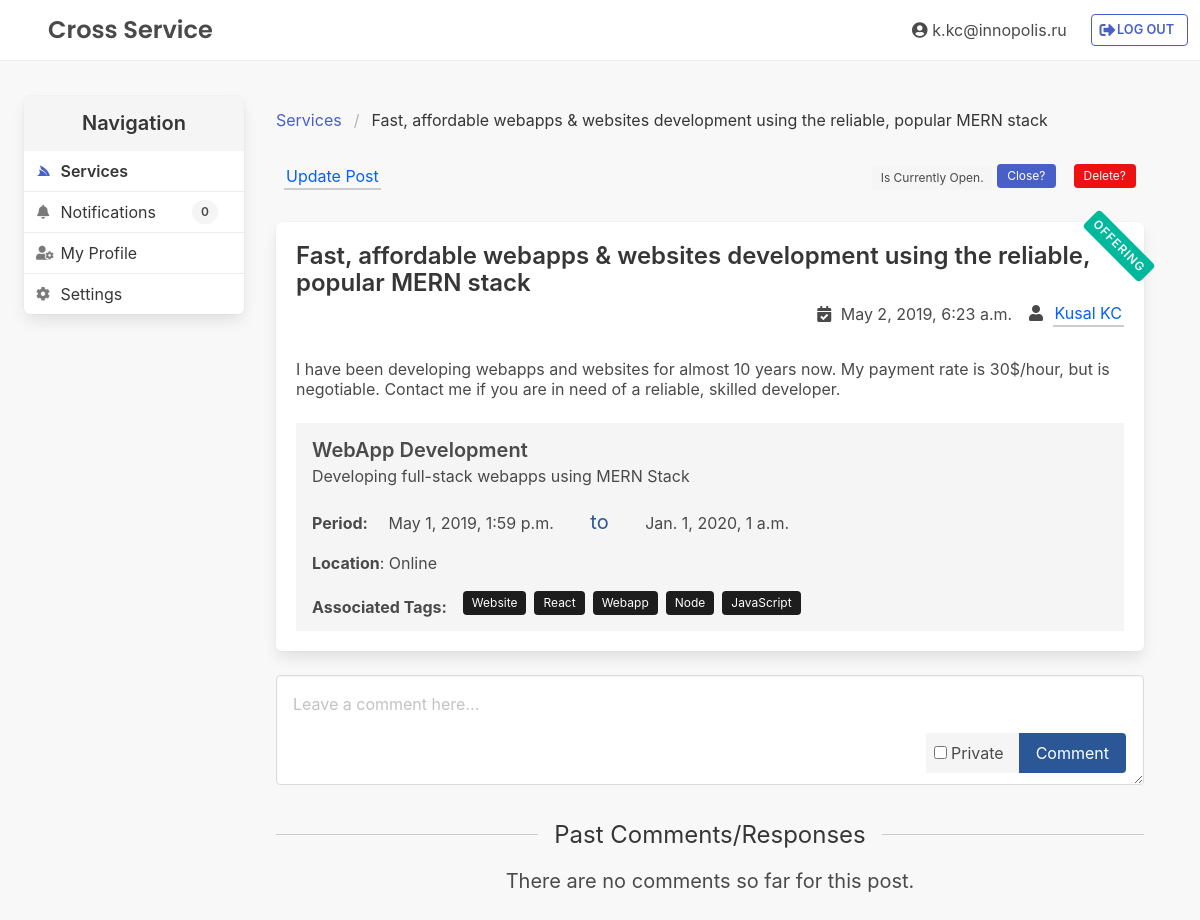
Page /service/detail/4 (signed in) on the committed database.
### service/models.py (models this page shows, shortened)
class ServicePost(models.Model):
    class Meta:
        app_label = "service"
    """Service model"""
    title = models.CharField(max_length=80, blank=False, help_text='Enter service title.')
    description = models.CharField(max_length=1024, blank=False, help_text='Enter description for the service.')
    is_request_post = models.BooleanField(default=True)
    owner = models.ForeignKey(settings.AUTH_USER_MODEL, on_delete=models.SET_NULL, null=True)
    created_datetime = models.DateTimeField(editable=False)
    modified_datetime = models.DateTimeField(blank=True, null=True)
    closed_datetime = models.DateTimeField(blank=True, null=True)
    ''' USAGE in views.py:
    from django.utils import timezone
    created_d = timezone.now()
    '''
    service = models.OneToOneField('Service', on_delete=models.SET_NULL, null=True)
    def get_absolute_url(self):
        return reverse('service:detail', args=[str(self.id)])

class Service(models.Model):
    class Meta:
        app_label = 'service'
    name = models.CharField(max_length=120, blank="False")
    info = models.CharField(max_length=300, blank=True)
    start_datetime = models.DateTimeField(blank=True, null=True)
    end_datetime = models.DateTimeField(blank=True, null=True)
    location = models.CharField(max_length=50, blank=True)
    tags = models.ManyToManyField('Tag', help_text='Choose a tag.')

class Tag(models.Model):
    class Meta:
        app_label = 'service'
    label = models.CharField(unique=True, max_length=60, blank=False, help_text='Enter tag label.')
    def __str__(self):
        return self.label

### service/views.py (the view)
# urls.py: path('detail/<int:post_id>', views.detail, name='detail'),
@login_required
def detail(request, post_id):
    try:
        post = ServicePost.objects.get(pk=post_id)
        comments = ServicePostComment.objects.filter(post=post).order_by('-created_datetime')
    except ServicePost.DoesNotExist:
        raise Http404('Post does not exist')
    return render(request, 'service/details.html', {
        'navigation': 'service',
        'post': post,
        'comments': comments,
        'unread_notifications_count': Notification.objects.filter(is_read=False,owner=request.user).count()
    })

### templates/service/details.html (shortened to what this page needs)
{% extends "../base_generic.html" %}
{% block page-content %}
    {% load static %}
    <nav class="breadcrumb" aria-label="breadcrumbs">
        <ul>
            <li>
                <a href="{% url 'service:explore' %}">
                    <span>Services</span>
                </a>
            </li>
            <li class="is-active" style="">
                <a style="" href="{{ post.get_absolute_url }}">
                    <span>{{ post.title }}</span>
                </a>
            </li>
        </ul>
    </nav>
    {% if user == post.owner %}
    <div class="columns p-sm">
        <div class="column">
            <a class="is-link" href="{% url 'service:update' post.id %}">Update Post</a>
        </div>
        <div class="column has-addons has-text-right">
            {% if post.closed_datetime is None %}
            <span class="tag has-textweight-bold">Is Currently Open.</span>
            <a class="tag button is-link" href="{% url 'service:close' post.id %}">
                Close?
            </a>
            {% endif %}
            <span class="button tag is-danger">Delete?</span>
        </div>
    </div>
    {% endif %}
    <div class="box" style="position: relative;">
        <div class="title is-4" style="max-height:35px;">
            {{ post.title }}
        </div>
        <div class="has-text-white tag has-text-centered has-text-weight-semibold" style="position: absolute; top: 12px; right: -15px; transform: rotate(45deg); background-color: {% if post.is_request_post %}#2366d1{% else %}#00b89c{% endif %}; width: 80px; letter-spacing:1px;" title="Whether the service is being requested or offered!">
            {% if post.is_request_post %}
                REQUEST
            {% else %}
                OFFERING
            {% endif %}
        </div>
        <div class="level is-mobile">
            <div class="level-right">
                <div class="level-item" style="overflow: hidden;white-space: nowrap; text-overflow: ellipsis;">
                    <span title="Last modified on {{ post.modified_datetime }}">
                        <span class="icon is-size-6">
                            <i class="fas fa-calendar-check"></i>
                        </span> {{ post.created_datetime }}
                    </span>
                </div>
                <div class="level-item" style="overflow: hidden;white-space: nowrap; text-overflow: ellipsis;">
                    <span title="Posted by {{ post.owner.first_name }} {{ post.owner.last_name }}">
                        <span class="icon">
                            <i class="fas fa-user"></i>
                        </span>
                        <a class="is-link" href="javascript:void(0)" onclick="showUserData({{ post.owner.id }})">{{ post.owner.first_name }} {{ post.owner.last_name }}</a>
                    </span>
                </div>
            </div>
        </div>
        <div class="subtitle is-6 p-t-sm">
            {{ post.description }}
        </div>
        <div class="has-background-light p-md">
            <div class="title is-5 has-text-grey-dark">
                {{ post.service.name }}
            </div>
            <div class="subtitle is-6">
                {{ post.service.info }}
            </div>
            <div class="">
                <span class="has-text-weight-bold m-r-md">Period:</span> {{ post.service.start_datetime }}
                <span class="subtitle has-textweight-bold has-text-info m-l-lg m-r-lg">to</span>
                {{ post.service.end_datetime }}
            </div>
            <p class="m-t-md">
                <span class="has-text-weight-bold">Location</span>:
                {{ post.service.location }}
            </p>
            <div class="tags m-t-md">
                <span class="has-text-weight-bold m-r-md">Associated Tags:</span>
                {% for tag in post.service.tags.all %}
                    <span class="tag is-dark">
                        {{ tag }}
                    </span>
                {% endfor %}
            </div>
        </div>
    </div>
    <form method="POST" action="{% url 'service:create-comment' post.id %}">
    <div class="field">
        <div class="control" style="position: relative;">
            <textarea class="textarea p-md" type="text" placeholder="Leave a comment here..." style="min-height: 110px; max-height: 180px; padding-bottom:60px!important; resize:vertical;" name="comment"></textarea>
            <div class="field has-addons" style="position: absolute; right: 18px; bottom:12px;">
                <div class="control has-background-light p-l-sm p-t-sm p-r-md">
                    <label class="checkbox">
                    <input type="checkbox" name="is-private" /> Private
                    </label>
                </div>
                <div class="control">
                    <input type="submit" class="button is-info" value="Comment" />
                </div>
            </div>
        </div>
    </div>
    </form>
    <fieldset class="has-text-centered m-t-lg m-b-md" style="border-top: 1px solid #ccc;">
        <legend class="has-text-grey-darker p-l-md p-r-md is-size-4">Past Comments/Responses</legend>
    </fieldset>
    {% if comments.0 %}
        {% for comment in comments %}
        {% if not comment.is_private or comment.owner.id is request.user.id or post.owner.id is request.user.id %}
        <div class="card p-md m-b-md p-b-xxs">
            <div class="level p-b-md" style="margin-bottom: 0!important;">
                <a class="has-text-weight-semibold" href="javascript:void(0)" onclick="showUserData({{ comment.owner.id }});">
                    <span class="icon is-size-6">
                        <i class="fas fa-user"></i>
                    </span>
                    {{ comment.owner.first_name }} {{ comment.owner.last_name }}
                </a>
                <div class="level-right">
                    <div class="level-item">
                        {% if comment.is_private %}
                        <span class="icon is-size-6" title="This comment is private & visible to only selected users.">
                            <i class="fas fa-user-shield"></i>
                        </span>
                        {% else %}
                        <span class="icon is-size-6" title="This comment is public to all users.">
                            <i class="fas fa-users"></i>
                        </span>
                        {% endif %}
                    </div>
                </div>
            </div>
            <div class="">
                <textarea class="textarea has-text-black-bis" style="min-height: 80px; max-height: 200px; resize: vertical; cursor: text;" disabled>{{ comment.text }}</textarea>
            </div>
            <div class="m-t-sm has-text-right has-text-grey-darker has-text-weight-bold">
                {{ comment.created_datetime }}
            </div>
        </div>
        {% endif %}
        {% endfor %}
    {% else %}
        <p class="subtitle is-5 has-text-centered">
            There are no comments so far for this post.
        </p>
    {% endif %}
{% endblock %}

### templates/base_generic.html (shortened to what this page needs)
<!DOCTYPE html>
<html lang="en" class="{% if messages %}is-clipped{% endif %}">
<head>
  <link rel="stylesheet" href="https://cdnjs.cloudflare.com/ajax/libs/bulma/0.7.4/css/bulma.min.css" />
  <link rel="stylesheet" href="https://cdnjs.cloudflare.com/ajax/libs/animate.css/3.7.0/animate.min.css" />
  <link rel="stylesheet" href="https://use.fontawesome.com/releases/v5.8.1/css/all.css" />
  {% load static %}
  <link rel="stylesheet" href="{% static 'css/styles.css' %}" />
</head>
<body class="has-navbar-fixed-top ">
    <nav id="fixed-topbar" class="navbar is-fixed-top has-background-white-info p-xs" role="navigation" aria-label="main navigation">
        <div class="navbar-brand has-text-centered p-l-lg" style="width:100%;">
            <a class="navbar-item has-poppins-text is-size-4 has-text-weight-semibold "  href="/service">
                Cross Service
            </a>
            <div class="navbar-end level is-mobile" style="width:100%;">
                <div class="level-right has-text-right">
                    {% if user.is_authenticated %}
                    <a href="{% url 'user:info' %}" class="level-item is-hidden-mobile navbar-item has-icons-left">
                        <span class="icon">
                            <i class="fas fa-user-circle"></i>
                        </span>&nbsp;{{ user.username }}
                    </a>
                    <div class="level-item ">
                        <a class="button is-link is-outlined has-text-weight-semibold m-r-sm" style="font-size: 0.8rem;" href="{% url 'user:logout' %}">
                            <span class="icon is-size-6">
                                <i class="fas fa-sign-out-alt"></i>
                            </span>
                            &nbsp; LOG OUT
                        </a>
                    </div>
                    {% endif %}
                </div>
            </div>
        </div>
    </nav>
    <div class="body-content columns is-gapless" style="padding: 1.5rem; min-height: calc(100vh - 3.25rem);">
        <div class="column is-narrow " style="width: 220px;">
            <nav class="panel has-background-white sticky-sidebar" >
                <p class=" panel-heading has-text-centered has-background-white-ter has-text-weight-semibold">
                    Navigation
                </p>
                {% if user.is_authenticated %}
                <a class="panel-block {% if 'service' in navigation %}is-active has-text-weight-semibold{% endif %}" href="{% url 'service:index' %}">
                    <span class="panel-icon">
                        <i class="fab fa-servicestack" aria-hidden="true"></i>
                    </span>
                    Services
                </a>
				<a class="panel-block " href="{% url 'notifications' %}" title="{% if unread_notifications_count > 0 %}{{unread_notifications_count}}{% else %}0{% endif %} unread notifications!">
                    <span class="panel-icon">
                        <i class="fas fa-bell" aria-hidden="true"></i>
                    </span>
                    Notifications &nbsp;&nbsp;&nbsp;&nbsp;&nbsp;&nbsp;&nbsp;
                    <span class="tag {% if unread_notifications_count > 0 %}is-link {% else %} is-light {% endif %} has-text-weight-semibold is-normal is-rounded" title="">
                        {% if unread_notifications_count > 0 %}{{unread_notifications_count}}{% else %}0{% endif %}
                    </span>
                </a>
                <a class="panel-block {% if 'profile' in navigation %}is-active has-text-weight-semibold{% endif %}" href="{% url 'user:info' %}">
                    <span class="panel-icon">
                        <i class="fas fa-user-cog" aria-hidden="true"></i>
                    </span>
                    My Profile
                </a>
                <a class="panel-block {% if 'settings' in navigation %}is-active has-text-weight-semibold{% endif %}" href="{% url 'settings' %}">
                    <span class="panel-icon">
                        <i class="fas fa-cog" aria-hidden="true"></i>
                    </span>
                    Settings
                </a>
                {% endif %}
            </nav>
        </div>
        <div class="column animated slideInDown">
            <div class="p-lg">
                {% block page-content %}{% endblock %}
            </div>
        </div>
    </div>
</body>
</html>

### static/css/styles.css (style rules this page uses)
.has-poppins-text { font-family: 'Poppins', sans-serif; }
body { background: #f8f8f8; }
#fixed-topbar { border-bottom: solid 1px #eee; }
.sticky-sidebar { position: -webkit-sticky; position: sticky; top: 6rem; }
.panel-block { padding: 8px 12px!important; }
.panel-block.is-active { border-left-width: 4px; }
a.is-link:not(.button) { color: #0062ff!important; display: inline-block; padding: 0 2px; text-decoration: none!important; border-bottom: 2px solid #ccc; }
.p-xs { padding: 0.25rem; }
.p-sm { padding: 0.5rem; }
.p-t-sm { padding-top: 0.5rem; }
.m-r-sm { margin-right: 0.5rem; }
.p-l-sm { padding-left: 0.5rem; }
.p-md { padding: 1rem; }
.m-t-md { margin-top: 1rem; }
.m-r-md { margin-right: 1rem; }
.p-r-md { padding-right: 1rem; }
.m-b-md { margin-bottom: 1rem; }
.p-l-md { padding-left: 1rem; }
.p-lg { padding: 2rem; }
.m-t-lg { margin-top: 2rem; }
.m-r-lg { margin-right: 2rem; }
.m-l-lg { margin-left: 2rem; }
.p-l-lg { padding-left: 2rem; }
.has-background-danger, .is-danger { background-color: #ee1111!important; }
.has-background-dark, .is-dark { background-color: #1d1d1d!important; }
.has-background-info, .is-info { background-color:#2b5797!important; }
.has-text-info { color: #2b5797!important; }

### rows in the picture
ServicePost: title "Fast, affordable webapps & websites development using the reliable, popular MERN stack", created_datetime "May 2, 2019, 6:23 a.m.", owner.first_name "Kusal", owner.last_name "KC", description "I have been developing webapps and websites for almost 10 years now. My payment rate is 30$/hour, but is negotiable. Contact me if you are in need of a reliable, skilled developer.", service.name "WebApp Development", service.info "Developing full-stack webapps using MERN Stack", service.start_datetime "May 1, 2019, 1:59 p.m.", service.end_datetime "Jan. 1, 2020, 1 a.m.", service.location "Online"
Tag: label "Website"
Tag: label "React"
Tag: label "Webapp"
Tag: label "Node"
Tag: label "JavaScript"

### other values in the picture
{{ user.username }} "k.kc@innopolis.ru"
